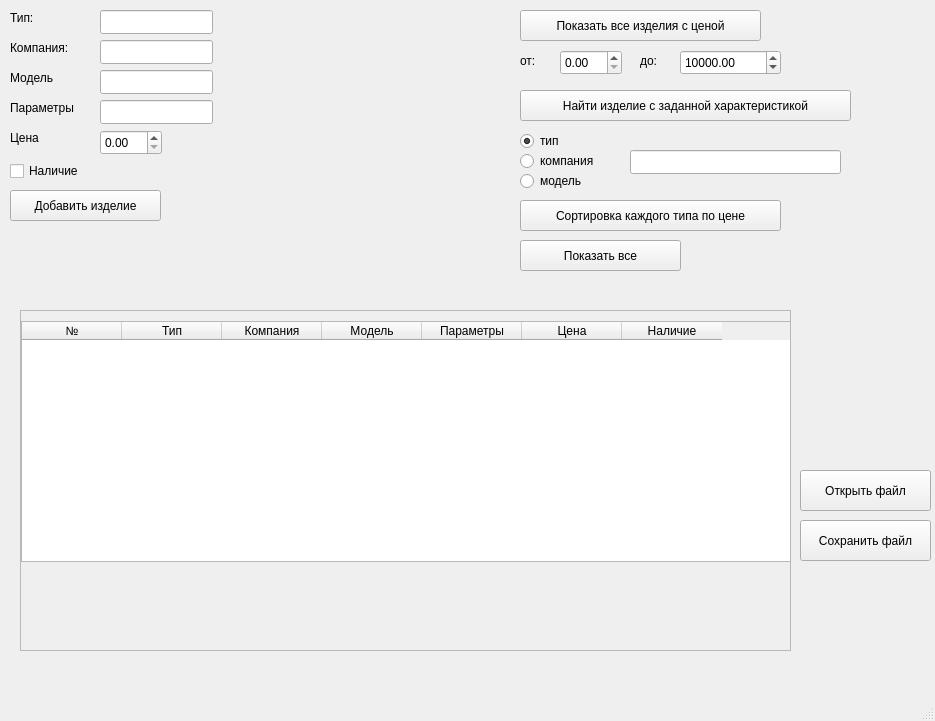
<?xml version="1.0" encoding="UTF-8"?>
<ui version="4.0">
 <class>MainWindow</class>
 <widget class="QMainWindow" name="MainWindow">
  <property name="geometry">
   <rect>
    <x>0</x>
    <y>0</y>
    <width>935</width>
    <height>721</height>
   </rect>
  </property>
  <property name="windowTitle">
   <string>MainWindow</string>
  </property>
  <widget class="QWidget" name="centralwidget">
   <widget class="QPushButton" name="pushButton_open">
    <property name="geometry">
     <rect>
      <x>800</x>
      <y>470</y>
      <width>131</width>
      <height>41</height>
     </rect>
    </property>
    <property name="text">
     <string>Открыть файл</string>
    </property>
   </widget>
   <widget class="QPushButton" name="pushButton_save">
    <property name="geometry">
     <rect>
      <x>800</x>
      <y>520</y>
      <width>131</width>
      <height>41</height>
     </rect>
    </property>
    <property name="text">
     <string>Сохранить файл</string>
    </property>
   </widget>
   <widget class="QLabel" name="label_5">
    <property name="geometry">
     <rect>
      <x>10</x>
      <y>10</y>
      <width>49</width>
      <height>16</height>
     </rect>
    </property>
    <property name="text">
     <string>Тип:</string>
    </property>
   </widget>
   <widget class="QLabel" name="label_6">
    <property name="geometry">
     <rect>
      <x>10</x>
      <y>40</y>
      <width>71</width>
      <height>16</height>
     </rect>
    </property>
    <property name="text">
     <string>Компания:</string>
    </property>
   </widget>
   <widget class="QLabel" name="label_7">
    <property name="geometry">
     <rect>
      <x>10</x>
      <y>70</y>
      <width>61</width>
      <height>16</height>
     </rect>
    </property>
    <property name="text">
     <string>Модель</string>
    </property>
   </widget>
   <widget class="QPushButton" name="pushButton_Add">
    <property name="geometry">
     <rect>
      <x>10</x>
      <y>190</y>
      <width>151</width>
      <height>31</height>
     </rect>
    </property>
    <property name="text">
     <string>Добавить изделие</string>
    </property>
   </widget>
   <widget class="QPushButton" name="pushButton_display">
    <property name="geometry">
     <rect>
      <x>520</x>
      <y>10</y>
      <width>241</width>
      <height>31</height>
     </rect>
    </property>
    <property name="text">
     <string>Показать все изделия с ценой</string>
    </property>
   </widget>
   <widget class="QDoubleSpinBox" name="doubleSpinBox_min">
    <property name="geometry">
     <rect>
      <x>560</x>
      <y>50</y>
      <width>62</width>
      <height>25</height>
     </rect>
    </property>
   </widget>
   <widget class="QDoubleSpinBox" name="doubleSpinBox_max">
    <property name="geometry">
     <rect>
      <x>680</x>
      <y>50</y>
      <width>101</width>
      <height>25</height>
     </rect>
    </property>
    <property name="maximum">
     <double>100000.000000000000000</double>
    </property>
    <property name="value">
     <double>10000.000000000000000</double>
    </property>
   </widget>
   <widget class="QLabel" name="label">
    <property name="geometry">
     <rect>
      <x>520</x>
      <y>50</y>
      <width>71</width>
      <height>21</height>
     </rect>
    </property>
    <property name="text">
     <string>от:</string>
    </property>
   </widget>
   <widget class="QLabel" name="label_2">
    <property name="geometry">
     <rect>
      <x>640</x>
      <y>50</y>
      <width>71</width>
      <height>21</height>
     </rect>
    </property>
    <property name="text">
     <string>до:</string>
    </property>
   </widget>
   <widget class="QPushButton" name="pushButton_search">
    <property name="geometry">
     <rect>
      <x>520</x>
      <y>90</y>
      <width>331</width>
      <height>31</height>
     </rect>
    </property>
    <property name="text">
     <string>Найти изделие с заданной характеристикой</string>
    </property>
   </widget>
   <widget class="QPushButton" name="pushButton_sort">
    <property name="geometry">
     <rect>
      <x>520</x>
      <y>200</y>
      <width>261</width>
      <height>31</height>
     </rect>
    </property>
    <property name="text">
     <string>Сортировка каждого типа по цене</string>
    </property>
   </widget>
   <widget class="QRadioButton" name="radioButton_type">
    <property name="geometry">
     <rect>
      <x>520</x>
      <y>130</y>
      <width>91</width>
      <height>22</height>
     </rect>
    </property>
    <property name="text">
     <string>тип</string>
    </property>
    <property name="checked">
     <bool>true</bool>
    </property>
   </widget>
   <widget class="QRadioButton" name="radioButton_company">
    <property name="geometry">
     <rect>
      <x>520</x>
      <y>150</y>
      <width>91</width>
      <height>22</height>
     </rect>
    </property>
    <property name="text">
     <string>компания</string>
    </property>
   </widget>
   <widget class="QRadioButton" name="radioButton_model">
    <property name="geometry">
     <rect>
      <x>520</x>
      <y>170</y>
      <width>91</width>
      <height>22</height>
     </rect>
    </property>
    <property name="text">
     <string>модель</string>
    </property>
   </widget>
   <widget class="QLineEdit" name="lineEdit_search">
    <property name="geometry">
     <rect>
      <x>630</x>
      <y>150</y>
      <width>211</width>
      <height>24</height>
     </rect>
    </property>
   </widget>
   <widget class="QLabel" name="label_8">
    <property name="geometry">
     <rect>
      <x>10</x>
      <y>100</y>
      <width>81</width>
      <height>16</height>
     </rect>
    </property>
    <property name="text">
     <string>Параметры</string>
    </property>
   </widget>
   <widget class="QLabel" name="label_9">
    <property name="geometry">
     <rect>
      <x>10</x>
      <y>130</y>
      <width>71</width>
      <height>16</height>
     </rect>
    </property>
    <property name="text">
     <string>Цена</string>
    </property>
   </widget>
   <widget class="QLineEdit" name="lineEdit_type">
    <property name="geometry">
     <rect>
      <x>100</x>
      <y>10</y>
      <width>113</width>
      <height>24</height>
     </rect>
    </property>
   </widget>
   <widget class="QLineEdit" name="lineEdit_company">
    <property name="geometry">
     <rect>
      <x>100</x>
      <y>40</y>
      <width>113</width>
      <height>24</height>
     </rect>
    </property>
   </widget>
   <widget class="QLineEdit" name="lineEdit_model">
    <property name="geometry">
     <rect>
      <x>100</x>
      <y>70</y>
      <width>113</width>
      <height>24</height>
     </rect>
    </property>
   </widget>
   <widget class="QLineEdit" name="lineEdit_param">
    <property name="geometry">
     <rect>
      <x>100</x>
      <y>100</y>
      <width>113</width>
      <height>24</height>
     </rect>
    </property>
   </widget>
   <widget class="QCheckBox" name="checkBox_ava">
    <property name="geometry">
     <rect>
      <x>10</x>
      <y>160</y>
      <width>91</width>
      <height>22</height>
     </rect>
    </property>
    <property name="text">
     <string>Наличие</string>
    </property>
   </widget>
   <widget class="QDoubleSpinBox" name="doubleSpinBox_coast">
    <property name="geometry">
     <rect>
      <x>100</x>
      <y>130</y>
      <width>62</width>
      <height>25</height>
     </rect>
    </property>
    <property name="maximum">
     <double>99999999.989999994635582</double>
    </property>
   </widget>
   <widget class="QPushButton" name="pushButton_showAll">
    <property name="geometry">
     <rect>
      <x>520</x>
      <y>240</y>
      <width>161</width>
      <height>31</height>
     </rect>
    </property>
    <property name="text">
     <string>Показать все</string>
    </property>
   </widget>
   <widget class="QScrollArea" name="scrollArea">
    <property name="geometry">
     <rect>
      <x>20</x>
      <y>310</y>
      <width>771</width>
      <height>341</height>
     </rect>
    </property>
    <property name="verticalScrollBarPolicy">
     <enum>Qt::ScrollBarAsNeeded</enum>
    </property>
    <property name="horizontalScrollBarPolicy">
     <enum>Qt::ScrollBarAlwaysOff</enum>
    </property>
    <property name="widgetResizable">
     <bool>true</bool>
    </property>
    <widget class="QWidget" name="scrollAreaWidgetContents_2">
     <property name="geometry">
      <rect>
       <x>0</x>
       <y>0</y>
       <width>769</width>
       <height>339</height>
      </rect>
     </property>
     <widget class="QTableWidget" name="tableWidget">
      <property name="geometry">
       <rect>
        <x>0</x>
        <y>10</y>
        <width>771</width>
        <height>241</height>
       </rect>
      </property>
      <column>
       <property name="text">
        <string>№</string>
       </property>
      </column>
      <column>
       <property name="text">
        <string>Тип</string>
       </property>
      </column>
      <column>
       <property name="text">
        <string>Компания</string>
       </property>
      </column>
      <column>
       <property name="text">
        <string>Модель</string>
       </property>
      </column>
      <column>
       <property name="text">
        <string>Параметры</string>
       </property>
      </column>
      <column>
       <property name="text">
        <string>Цена</string>
       </property>
      </column>
      <column>
       <property name="text">
        <string>Наличие</string>
       </property>
      </column>
     </widget>
    </widget>
   </widget>
  </widget>
  <widget class="QMenuBar" name="menubar">
   <property name="geometry">
    <rect>
     <x>0</x>
     <y>0</y>
     <width>935</width>
     <height>22</height>
    </rect>
   </property>
  </widget>
  <widget class="QStatusBar" name="statusbar"/>
 </widget>
 <resources/>
 <connections/>
</ui>
